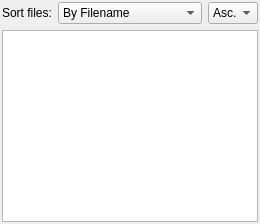
       <widget class="QWidget" name="tabExplore">
        <property name="focusPolicy">
         <enum>Qt::FocusPolicy::NoFocus</enum>
        </property>
        <attribute name="title">
         <string>Explore</string>
        </attribute>
        <layout class="QVBoxLayout" name="verticalLayout_66">
         <property name="leftMargin">
          <number>2</number>
         </property>
         <property name="topMargin">
          <number>2</number>
         </property>
         <property name="rightMargin">
          <number>2</number>
         </property>
         <property name="bottomMargin">
          <number>2</number>
         </property>
         <item>
          <layout class="QHBoxLayout" name="horizontalLayout_3">
           <property name="topMargin">
            <number>0</number>
           </property>
           <item>
            <widget class="QLabel" name="labelExplorerSort">
             <property name="maximumSize">
              <size>
               <width>50</width>
               <height>16777215</height>
              </size>
             </property>
             <property name="text">
              <string>Sort files:</string>
             </property>
            </widget>
           </item>
           <item>
            <widget class="QComboBox" name="comboBoxExplorerSortType">
             <item>
              <property name="text">
               <string>By Filename</string>
              </property>
             </item>
             <item>
              <property name="text">
               <string>By Timestamp</string>
              </property>
             </item>
            </widget>
           </item>
           <item>
            <widget class="QComboBox" name="comboBoxExplorerSortOrder">
             <property name="maximumSize">
              <size>
               <width>50</width>
               <height>16777215</height>
              </size>
             </property>
             <item>
              <property name="text">
               <string>Asc.</string>
              </property>
             </item>
             <item>
              <property name="text">
               <string>Desc.</string>
              </property>
             </item>
            </widget>
           </item>
          </layout>
         </item>
         <item>
          <widget class="QTreeView" name="exploreView">
           <property name="selectionMode">
            <enum>QAbstractItemView::SelectionMode::ExtendedSelection</enum>
           </property>
           <property name="sortingEnabled">
            <bool>true</bool>
           </property>
           <attribute name="headerVisible">
            <bool>false</bool>
           </attribute>
          </widget>
         </item>
        </layout>
       </widget>
